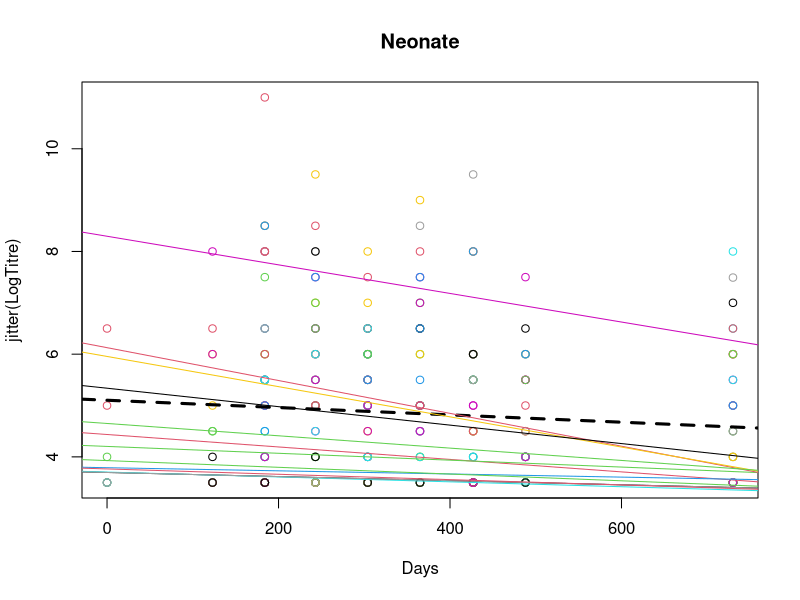
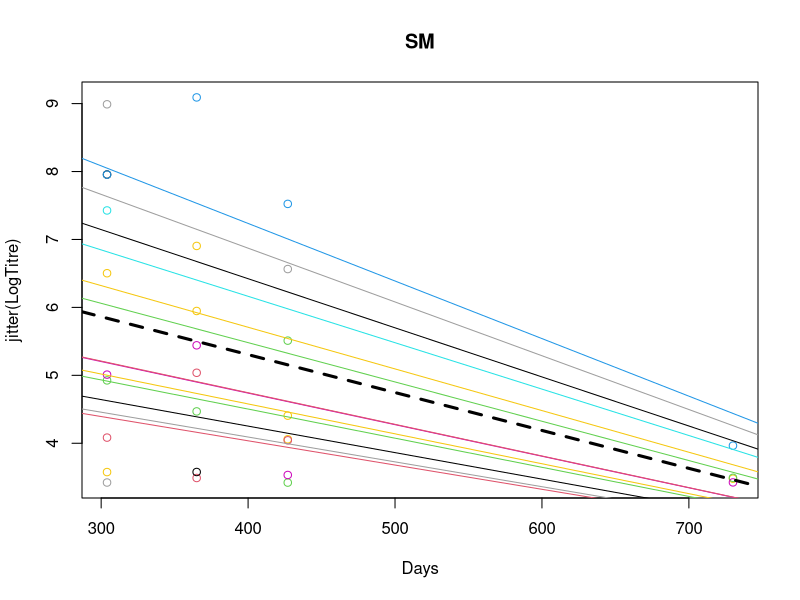

R code for these plots, in order: (Note: this script raises an error after producing the figures.)

######################################################
# captive bat sera anti-LBV analysis ALL POSITIVE ####
######################################################

## clear environment and load package
rm(list=ls())
library(lme4)

### 88 bats from 4 cohorts sampled over 3 years (10 sampling days)
### Age, sex, and titre recorded. Individuals sampled an average of 5.3 times.
## get data and check first few rows
captive=read.csv("Captive_sero_Jul2011.csv", header=T) 
head(captive) 

## rename codes in Age column
levels(captive$Age) <- list(B="Neonate", A="SM", JUV="Juv",SI="SI")
captive$Age = factor(captive$Age,labels=c("Neonate","SM","Juvenile","SIM"))
#is.factor(captive$Age)

summary(captive)

## omit NAs
captive1=na.omit(captive)

## from now on, work within the captive1 data frame
attach(captive1)
names(captive1)

## log linear model of Titre against Days
## with different fits for each Age group
per_group_model <- lmList(LogTitre ~ Days|Age, 
                          data=captive1)
## log linear model (means parameterization) of Titre against Days, Age,
## and interacting effects of Days & Age
overall_model <- lm(LogTitre ~ -1 + Days*Age, data=captive1)

## mixed effects log linear model of Titre only for Neonates
# fixed effects = days, 
# random effects = Days (continuous) | ID (categorical)
per_group_model_ranef <- lmer(LogTitre ~ Days + (Days | ID), 
                              data=captive1, subset=Age=="Neonate")
# get coefficients from this model
pg_coef.Neonate <- coef(per_group_model_ranef)$ID

# Average for whole Neonate group
per_group_model.Neonate <- lm(LogTitre ~ Days, data=captive1, subset=Age=="Neonate")

## plot logTitre against Days, draw models for each indvidual (color coded) 
## and the group as a whole (black and dashed)
par(mfrow=c(1, 1))
plot(jitter(LogTitre) ~ Days, data=subset(captive1, Age=="Neonate"), 
     col=ID, main="Neonate")
abline(per_group_model.Neonate, col='black', lwd=3, lty=2)

for (i in 1:13)
{
  abline(pg_coef.Neonate[i,1], pg_coef.Neonate[i,2], col=rownames(pg_coef.Neonate)[i])
}

## Do the same for SM
# individual lmes
per_group_model_ranef <- lmer(LogTitre ~ Days + (Days | ID), 
                              data=captive1, subset=Age=="SM")
pg_coef.SM <- coef(per_group_model_ranef)$ID

# average lm
per_group_model.SM <- lm(LogTitre ~ Days, data=captive1, subset=Age=="SM")

# plot 
par(mfrow=c(1, 1))
plot(jitter(LogTitre) ~ Days, data=subset(captive1, Age=="SM"), 
     col=ID, main="SM")
abline(per_group_model.SM, col='black', lwd=3, lty=2)
for (i in 1:57)
{
  abline(pg_coef.SM[i,1], pg_coef.SM[i,2], col=rownames(pg_coef.SM)[i])
}

## Do the same for Juvenile
# individual lmes
per_group_model_ranef <- lmer(LogTitre ~ Days + (Days | ID), 
                              data=captive1, subset=Age=="Juvenile")
pg_coef.Juvenile <- coef(per_group_model_ranef)$ID

# average lm
per_group_model.Juvenile <- lm(LogTitre ~ Days, data=captive1, subset=Age=="Juvenile")

# plot 
par(mfrow=c(1, 1))
plot(jitter(LogTitre) ~ Days, data=subset(captive1, Age=="Juvenile"), 
     col=ID, main="Juvenile")
abline(per_group_model.Juvenile, col='black', lwd=3, lty=2)
for (i in 1:8)
{
  abline(pg_coef.Juvenile[i,1], pg_coef.Juvenile[i,2], col=rownames(pg_coef.Juvenile)[i])
}

## Do the same for SIM
# individual lmes
per_group_model_ranef <- lmer(LogTitre ~ Days + (Days | ID), 
                              data=captive1, subset=Age=="SIM")
pg_coef.SIM <- coef(per_group_model_ranef)$ID

# average lm
per_group_model.SIM <- lm(LogTitre ~ Days, data=captive1, subset=Age=="SIM")

# plot 
par(mfrow=c(1, 1))
plot(jitter(LogTitre) ~ Days, data=subset(captive1, Age=="SIM"), 
     col=ID, main="SIM")
abline(per_group_model.SIM, col='black', lwd=3, lty=2)
for (i in 1:11)
{
  abline(pg_coef.SIM[i,1], pg_coef.SIM[i,2], col=rownames(pg_coef.SIM)[i])
}
detach(captive1)
################
### Simulated clustered population

## define parameters
sd_ind   <- 0.1
sd_grp   <- 0.5
ovr_mean <- 5
num_ind  <- 10
meas_per_ind <- 10
ind_mean <- rnorm(num_ind, mean=ovr_mean, sd=sd_grp)

## create matrix with values
ind_val  <- matrix(0,num_ind,meas_per_ind)
for (i in 1:num_ind)
{
  ind_val[i,] <- rnorm(meas_per_ind, mean=ind_mean[i], sd=sd_ind)
}

## turn matrix into a data.frame and sort by id
x <- data.frame(id=rep(1:num_ind, meas_per_ind), 
                grp=rep(rep(c("A", "B"), each=num_ind/2), meas_per_ind), 
                val=as.vector(ind_val))
x <- x[order(x$id),]

## Show difference between regular linear model and mixed effects model 
# fixed effects = grp, random effects = id (categorical)
summary(lmer(val ~ grp + (1|id), data=x))
# no random effects
summary(lm(val ~ grp, data=x))

